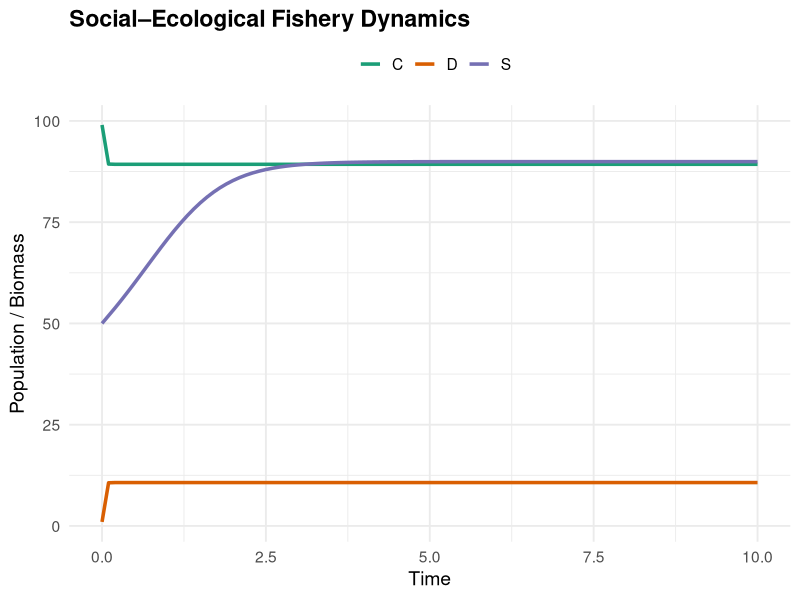

Write R code to recreate this figure.

library(deSolve)
library(ggplot2)
library(tidyr)
library(dplyr)

ses_fishery <- function(t, state, parms) {
  with(as.list(c(state, parms)), {
    
    C <- min(max(C, 0.0001), N)  # avoid division by zero
    S <- max(S, 0)
    
    D <- N - C
    
#Open-access escapement
    S_hat <- c / (p * q)
    
#Cooperative harvest (quota)
    Q <- theta * S
    Hc <- Q * (C/N)  # total cooperative harvest
    
#implied effort (not directly used in biomass eq)
    eC <- theta / C
    
#Defector harvest (open access)
    if (S > S_hat && D > 0) {
      Hd <- D*(S - S_hat)/N 
      eD <- Hd / (D * S)
    } else {
      Hd <- 0
      eD <- 0
    }
    
#Ecological dynamics
    dS <- r * S * (1 - S/K) * (S/A - 1) -
      Hc - Hd
    
#Social dynamics 
    dC <- a * C * (N - C) -
      b * C * (eD / (eC + 1e-8))
    
    list(c(dC, dS))
  })
}

parms <- c(
  r = 0.3, #growthrate
  K = 100, #carrying capacity
  A = 10, #allee threshold
  theta = 0.15, #percent stock quota
  a = 0.5, #Social pressure (to conform)
  b = 0.9, #temptation to defect
  N = 100, #Total amount of fishers
  p = 10, #price of fish
  q = 0.05, #catchability coefficient
  c = 0.001 #cost of fishing
)
    
# Initial state
state <- c(
  C = 99,
  S = 50
)

# Time
times <- seq(0, 10, by = 0.1)

# Run model
out <- ode(state, times, ses_fishery, parms)
out <- as.data.frame(out)

# Add defectors
out$D <- parms["N"] - out$C

out_long <- out %>%
  select(time, C, D, S) %>%
  pivot_longer(cols = c(C, D, S),
               names_to = "Variable",
               values_to = "Value")

ggplot(out_long, aes(x = time, y = Value, color = Variable)) +
  geom_line(size = 1.2) +
  theme_minimal(base_size = 14) +
  labs(
    title = "Social–Ecological Fishery Dynamics",
    x = "Time",
    y = "Population / Biomass",
    color = ""
  ) +
  scale_color_manual(values = c(
    "C" = "#1b9e77",
    "D" = "#d95f02",
    "S" = "#7570b3"
  )) +
  theme(
    legend.position = "top",
    plot.title = element_text(face = "bold")
  )
